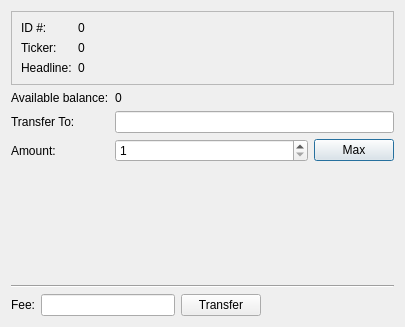
<?xml version="1.0" encoding="UTF-8"?>
<ui version="4.0">
 <class>AssetTransferDialog</class>
 <widget class="QDialog" name="AssetTransferDialog">
  <property name="geometry">
   <rect>
    <x>0</x>
    <y>0</y>
    <width>405</width>
    <height>327</height>
   </rect>
  </property>
  <property name="windowTitle">
   <string>Transfer BitName</string>
  </property>
  <layout class="QVBoxLayout" name="verticalLayout">
   <item>
    <widget class="QFrame" name="frame">
     <property name="frameShape">
      <enum>QFrame::StyledPanel</enum>
     </property>
     <property name="frameShadow">
      <enum>QFrame::Raised</enum>
     </property>
     <layout class="QFormLayout" name="formLayout_2">
      <item row="1" column="0">
       <widget class="QLabel" name="label_7">
        <property name="text">
         <string>ID #: </string>
        </property>
       </widget>
      </item>
      <item row="2" column="0">
       <widget class="QLabel" name="label">
        <property name="text">
         <string>Ticker:</string>
        </property>
       </widget>
      </item>
      <item row="3" column="0">
       <widget class="QLabel" name="label_2">
        <property name="text">
         <string>Headline:</string>
        </property>
       </widget>
      </item>
      <item row="1" column="1">
       <widget class="QLabel" name="labelID">
        <property name="text">
         <string>0</string>
        </property>
       </widget>
      </item>
      <item row="2" column="1">
       <widget class="QLabel" name="labelTicker">
        <property name="text">
         <string>0</string>
        </property>
       </widget>
      </item>
      <item row="3" column="1">
       <widget class="QLabel" name="labelHeadline">
        <property name="text">
         <string>0</string>
        </property>
       </widget>
      </item>
     </layout>
    </widget>
   </item>
   <item>
    <layout class="QFormLayout" name="formLayout">
     <property name="bottomMargin">
      <number>0</number>
     </property>
     <item row="0" column="0">
      <widget class="QLabel" name="label_3">
       <property name="text">
        <string>Available balance:</string>
       </property>
      </widget>
     </item>
     <item row="0" column="1">
      <widget class="QLabel" name="labelBalance">
       <property name="text">
        <string>0</string>
       </property>
      </widget>
     </item>
     <item row="1" column="0">
      <widget class="QLabel" name="label_4">
       <property name="text">
        <string>Transfer To:</string>
       </property>
      </widget>
     </item>
     <item row="1" column="1">
      <widget class="QLineEdit" name="lineEditDest"/>
     </item>
     <item row="3" column="0">
      <widget class="QLabel" name="label_6">
       <property name="text">
        <string>Amount:</string>
       </property>
      </widget>
     </item>
     <item row="3" column="1">
      <layout class="QHBoxLayout" name="horizontalLayout_2">
       <property name="bottomMargin">
        <number>0</number>
       </property>
       <item>
        <widget class="QSpinBox" name="amount">
         <property name="minimum">
          <number>1</number>
         </property>
         <property name="maximum">
          <number>999999999</number>
         </property>
        </widget>
       </item>
       <item>
        <widget class="QPushButton" name="pushButtonMax">
         <property name="sizePolicy">
          <sizepolicy hsizetype="Maximum" vsizetype="Fixed">
           <horstretch>0</horstretch>
           <verstretch>0</verstretch>
          </sizepolicy>
         </property>
         <property name="text">
          <string>Max</string>
         </property>
        </widget>
       </item>
      </layout>
     </item>
    </layout>
   </item>
   <item>
    <spacer name="verticalSpacer">
     <property name="orientation">
      <enum>Qt::Vertical</enum>
     </property>
     <property name="sizeHint" stdset="0">
      <size>
       <width>20</width>
       <height>40</height>
      </size>
     </property>
    </spacer>
   </item>
   <item>
    <widget class="Line" name="line">
     <property name="orientation">
      <enum>Qt::Horizontal</enum>
     </property>
    </widget>
   </item>
   <item>
    <layout class="QHBoxLayout" name="horizontalLayout">
     <property name="bottomMargin">
      <number>0</number>
     </property>
     <item>
      <widget class="QLabel" name="label_5">
       <property name="text">
        <string>Fee:</string>
       </property>
      </widget>
     </item>
     <item>
      <widget class="AmountField" name="amountFee"/>
     </item>
     <item>
      <widget class="QPushButton" name="pushButtonTransfer">
       <property name="sizePolicy">
        <sizepolicy hsizetype="Maximum" vsizetype="Fixed">
         <horstretch>0</horstretch>
         <verstretch>0</verstretch>
        </sizepolicy>
       </property>
       <property name="text">
        <string>Transfer</string>
       </property>
      </widget>
     </item>
     <item>
      <spacer name="horizontalSpacer">
       <property name="orientation">
        <enum>Qt::Horizontal</enum>
       </property>
       <property name="sizeHint" stdset="0">
        <size>
         <width>40</width>
         <height>20</height>
        </size>
       </property>
      </spacer>
     </item>
    </layout>
   </item>
  </layout>
 </widget>
 <customwidgets>
  <customwidget>
   <class>AmountField</class>
   <extends>QLineEdit</extends>
   <header location="global">qt/amountfield.h</header>
  </customwidget>
 </customwidgets>
 <resources/>
 <connections/>
</ui>
